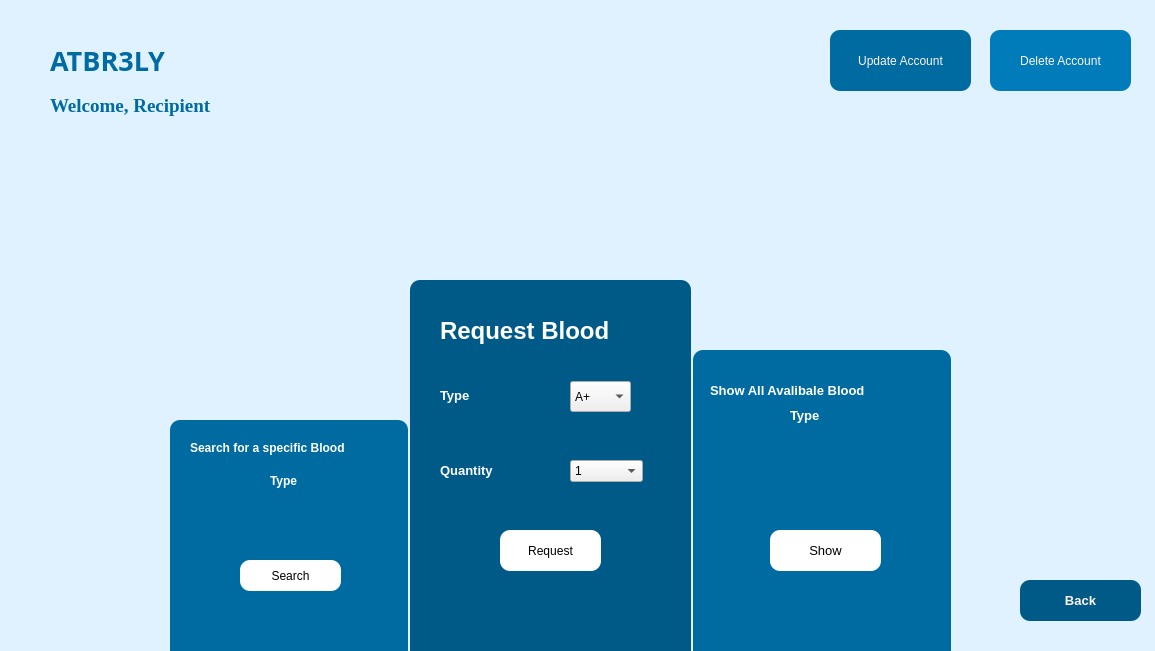
<?xml version="1.0" encoding="UTF-8"?>
<ui version="4.0">
 <class>RecipientMainWindow</class>
 <widget class="QDialog" name="RecipientMainWindow">
  <property name="geometry">
   <rect>
    <x>0</x>
    <y>0</y>
    <width>1155</width>
    <height>651</height>
   </rect>
  </property>
  <property name="font">
   <font>
    <family>Bradley Hand ITC</family>
    <pointsize>18</pointsize>
   </font>
  </property>
  <property name="windowTitle">
   <string>Dialog</string>
  </property>
  <property name="styleSheet">
   <string notr="true">#RecipientMainWindow
{
background-color: rgb(224, 241, 255);
}</string>
  </property>
  <widget class="QGroupBox" name="groupBox">
   <property name="geometry">
    <rect>
     <x>170</x>
     <y>420</y>
     <width>241</width>
     <height>291</height>
    </rect>
   </property>
   <property name="styleSheet">
    <string notr="true">#groupBox
{
background-color:#006ba1;
/*background-color: #007cba;*/
border-radius: 10px;
margin-right: 3px;
}</string>
   </property>
   <property name="title">
    <string/>
   </property>
   <widget class="QLabel" name="label_3">
    <property name="geometry">
     <rect>
      <x>20</x>
      <y>20</y>
      <width>201</width>
      <height>16</height>
     </rect>
    </property>
    <property name="font">
     <font>
      <pointsize>9</pointsize>
      <weight>75</weight>
      <bold>true</bold>
     </font>
    </property>
    <property name="styleSheet">
     <string notr="true">#label_3{
color: white;
}</string>
    </property>
    <property name="text">
     <string>Search for a specific Blood</string>
    </property>
   </widget>
   <widget class="QLabel" name="label_4">
    <property name="geometry">
     <rect>
      <x>100</x>
      <y>50</y>
      <width>55</width>
      <height>21</height>
     </rect>
    </property>
    <property name="font">
     <font>
      <pointsize>9</pointsize>
      <weight>75</weight>
      <bold>true</bold>
     </font>
    </property>
    <property name="styleSheet">
     <string notr="true">#label_4{
color:white;
}</string>
    </property>
    <property name="text">
     <string>Type</string>
    </property>
   </widget>
   <widget class="QPushButton" name="searchButton">
    <property name="geometry">
     <rect>
      <x>70</x>
      <y>140</y>
      <width>101</width>
      <height>31</height>
     </rect>
    </property>
    <property name="font">
     <font>
      <pointsize>9</pointsize>
     </font>
    </property>
    <property name="styleSheet">
     <string notr="true">#searchButton
{
color:black;
background-color: white ;
border-radius: 10px;

}

#searchButton:hover{
background-color: rgb(207, 207, 207);
}</string>
    </property>
    <property name="text">
     <string>Search</string>
    </property>
   </widget>
  </widget>
  <widget class="QGroupBox" name="groupBox_2">
   <property name="geometry">
    <rect>
     <x>410</x>
     <y>280</y>
     <width>281</width>
     <height>381</height>
    </rect>
   </property>
   <property name="styleSheet">
    <string notr="true">#groupBox_2
{
background-color:#005a87; 
border-radius: 10px;
}</string>
   </property>
   <property name="title">
    <string/>
   </property>
   <widget class="QLabel" name="label_5">
    <property name="geometry">
     <rect>
      <x>30</x>
      <y>20</y>
      <width>221</width>
      <height>61</height>
     </rect>
    </property>
    <property name="font">
     <font>
      <pointsize>18</pointsize>
      <weight>75</weight>
      <bold>true</bold>
     </font>
    </property>
    <property name="styleSheet">
     <string notr="true">#label_5{
color:white;

}</string>
    </property>
    <property name="text">
     <string>Request Blood</string>
    </property>
   </widget>
   <widget class="QLabel" name="label_6">
    <property name="geometry">
     <rect>
      <x>30</x>
      <y>100</y>
      <width>51</width>
      <height>31</height>
     </rect>
    </property>
    <property name="font">
     <font>
      <pointsize>10</pointsize>
      <weight>75</weight>
      <bold>true</bold>
     </font>
    </property>
    <property name="styleSheet">
     <string notr="true">#label_6{

color:white;
}</string>
    </property>
    <property name="text">
     <string>Type</string>
    </property>
   </widget>
   <widget class="QLabel" name="label_7">
    <property name="geometry">
     <rect>
      <x>30</x>
      <y>180</y>
      <width>91</width>
      <height>21</height>
     </rect>
    </property>
    <property name="font">
     <font>
      <pointsize>10</pointsize>
      <weight>75</weight>
      <bold>true</bold>
     </font>
    </property>
    <property name="styleSheet">
     <string notr="true">#label_7{

color:white;
}</string>
    </property>
    <property name="text">
     <string>Quantity</string>
    </property>
   </widget>
   <widget class="QComboBox" name="requestCombobox">
    <property name="geometry">
     <rect>
      <x>160</x>
      <y>101</y>
      <width>61</width>
      <height>31</height>
     </rect>
    </property>
    <item>
     <property name="text">
      <string>A+</string>
     </property>
    </item>
    <item>
     <property name="text">
      <string>A-</string>
     </property>
    </item>
    <item>
     <property name="text">
      <string>B+</string>
     </property>
    </item>
    <item>
     <property name="text">
      <string>B-</string>
     </property>
    </item>
    <item>
     <property name="text">
      <string>O+</string>
     </property>
    </item>
    <item>
     <property name="text">
      <string>O-</string>
     </property>
    </item>
    <item>
     <property name="text">
      <string>AB+</string>
     </property>
    </item>
    <item>
     <property name="text">
      <string>AB-</string>
     </property>
    </item>
   </widget>
   <widget class="QPushButton" name="requestButton">
    <property name="geometry">
     <rect>
      <x>90</x>
      <y>250</y>
      <width>101</width>
      <height>41</height>
     </rect>
    </property>
    <property name="font">
     <font>
      <pointsize>9</pointsize>
     </font>
    </property>
    <property name="styleSheet">
     <string notr="true">#requestButton
{
color:black;
background-color: white ;
border-radius: 10px;

}

#requestButton:hover{
background-color: rgb(207, 207, 207);
}</string>
    </property>
    <property name="text">
     <string>Request</string>
    </property>
   </widget>
   <widget class="QComboBox" name="quantity">
    <property name="geometry">
     <rect>
      <x>160</x>
      <y>180</y>
      <width>73</width>
      <height>22</height>
     </rect>
    </property>
    <item>
     <property name="text">
      <string>1</string>
     </property>
    </item>
    <item>
     <property name="text">
      <string>2</string>
     </property>
    </item>
    <item>
     <property name="text">
      <string>3</string>
     </property>
    </item>
    <item>
     <property name="text">
      <string>4</string>
     </property>
    </item>
    <item>
     <property name="text">
      <string>5</string>
     </property>
    </item>
   </widget>
  </widget>
  <widget class="QGroupBox" name="groupBox_3">
   <property name="geometry">
    <rect>
     <x>690</x>
     <y>350</y>
     <width>261</width>
     <height>371</height>
    </rect>
   </property>
   <property name="styleSheet">
    <string notr="true">#groupBox_3
{
background-color: #006ba1;
border-radius: 10px;
margin-left: 3px;
}
</string>
   </property>
   <property name="title">
    <string/>
   </property>
   <widget class="QLabel" name="label">
    <property name="geometry">
     <rect>
      <x>20</x>
      <y>30</y>
      <width>221</width>
      <height>21</height>
     </rect>
    </property>
    <property name="font">
     <font>
      <pointsize>10</pointsize>
      <weight>75</weight>
      <bold>true</bold>
     </font>
    </property>
    <property name="styleSheet">
     <string notr="true">#label{
color:white;
}</string>
    </property>
    <property name="text">
     <string>Show All Avalibale Blood</string>
    </property>
   </widget>
   <widget class="QLabel" name="label_2">
    <property name="geometry">
     <rect>
      <x>100</x>
      <y>50</y>
      <width>51</width>
      <height>31</height>
     </rect>
    </property>
    <property name="font">
     <font>
      <pointsize>10</pointsize>
      <weight>75</weight>
      <bold>true</bold>
     </font>
    </property>
    <property name="styleSheet">
     <string notr="true">#label_2
{
color:white;
}</string>
    </property>
    <property name="text">
     <string>Type</string>
    </property>
   </widget>
   <widget class="QPushButton" name="showAllBlood">
    <property name="geometry">
     <rect>
      <x>80</x>
      <y>180</y>
      <width>111</width>
      <height>41</height>
     </rect>
    </property>
    <property name="font">
     <font>
      <pointsize>10</pointsize>
      <weight>50</weight>
      <bold>false</bold>
     </font>
    </property>
    <property name="styleSheet">
     <string notr="true">#showAllBlood{
color:black;
background-color: white ;
border-radius: 10px;
}

#showAllBlood:hover{
background-color: rgb(207, 207, 207);
}</string>
    </property>
    <property name="text">
     <string>Show</string>
    </property>
   </widget>
  </widget>
  <widget class="QPushButton" name="updateRecipient">
   <property name="geometry">
    <rect>
     <x>830</x>
     <y>30</y>
     <width>141</width>
     <height>61</height>
    </rect>
   </property>
   <property name="font">
    <font>
     <family>MS Shell Dlg 2</family>
     <pointsize>9</pointsize>
     <weight>50</weight>
     <bold>false</bold>
    </font>
   </property>
   <property name="styleSheet">
    <string notr="true">#updateRecipient
{
color:rgb(255, 243, 243);
background-color: #006ba1;
border-radius: 10px;
}

#updateRecipient:hover{

background-color:  #007cba ;
}</string>
   </property>
   <property name="text">
    <string>Update Account</string>
   </property>
  </widget>
  <widget class="QPushButton" name="deleteRecipient">
   <property name="geometry">
    <rect>
     <x>990</x>
     <y>30</y>
     <width>141</width>
     <height>61</height>
    </rect>
   </property>
   <property name="font">
    <font>
     <family>MS Shell Dlg 2</family>
     <pointsize>9</pointsize>
    </font>
   </property>
   <property name="styleSheet">
    <string notr="true">#deleteRecipient{
color:rgb(255, 243, 243);
background-color:  #007cba ;
border-radius: 10px;

}

#deleteRecipient:hover{
background-color: #006ba1;
}</string>
   </property>
   <property name="text">
    <string>Delete Account</string>
   </property>
  </widget>
  <widget class="QLabel" name="label_8">
   <property name="geometry">
    <rect>
     <x>50</x>
     <y>30</y>
     <width>241</width>
     <height>61</height>
    </rect>
   </property>
   <property name="font">
    <font>
     <family>Magneto</family>
     <pointsize>20</pointsize>
     <weight>75</weight>
     <bold>true</bold>
    </font>
   </property>
   <property name="layoutDirection">
    <enum>Qt::LeftToRight</enum>
   </property>
   <property name="styleSheet">
    <string notr="true">#label_8{

	color: rgb(0, 107, 161);
}</string>
   </property>
   <property name="text">
    <string>ATBR3LY</string>
   </property>
   <property name="alignment">
    <set>Qt::AlignLeading|Qt::AlignLeft|Qt::AlignVCenter</set>
   </property>
  </widget>
  <widget class="QLabel" name="label_9">
   <property name="geometry">
    <rect>
     <x>50</x>
     <y>80</y>
     <width>641</width>
     <height>51</height>
    </rect>
   </property>
   <property name="font">
    <font>
     <family>Times New Roman</family>
     <pointsize>14</pointsize>
     <weight>75</weight>
     <bold>true</bold>
    </font>
   </property>
   <property name="styleSheet">
    <string notr="true">#label_9{

	color: rgb(0, 107, 161);
}</string>
   </property>
   <property name="text">
    <string>Welcome, Recipient</string>
   </property>
  </widget>
  <widget class="QPushButton" name="BackButton">
   <property name="geometry">
    <rect>
     <x>1020</x>
     <y>580</y>
     <width>121</width>
     <height>41</height>
    </rect>
   </property>
   <property name="font">
    <font>
     <family>MS Shell Dlg 2</family>
     <pointsize>10</pointsize>
     <weight>75</weight>
     <bold>true</bold>
    </font>
   </property>
   <property name="styleSheet">
    <string notr="true">#BackButton{
color:rgb(255, 243, 243);
background-color:  #005a87 ;
border-radius: 10px;

}

#BackButton:hover{
background-color: #006ba1;
}</string>
   </property>
   <property name="text">
    <string>Back</string>
   </property>
  </widget>
 </widget>
 <resources/>
 <connections/>
</ui>
